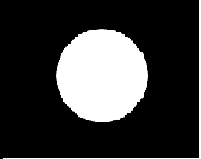
%> input picture cri_rec.png, 201 x 159 px
$ octave laplacian_filter.m   (GNU Octave 9; MATLAB toolbox functions it lacks are replaced by stand-ins)
%> lines starting %> are read from the running program, lines starting %| are printed output that depends on the picture; in (x1, y1, x2, y2) boxes, pixels count from 0 and x2, y2 are one past the last pixel; in counts of white or black regions, pixels touching at a corner belong together; the program's own positions count from 1
clc
clear all
close all
img_1=imread('cri_rec.png');
%> img_1 is the input picture: size 159x201x3 uint8; min 0, max 255, mean 57.4
subplot(221)
imshow(img_1);
img_2=im2bw(img_1);
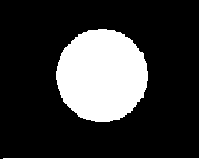
%> img_2: size 159x201 logical; 22.5% white; 2 white regions, box (x1, y1, x2, y2) and area: (56, 29, 148, 122) 6685, (3, 0, 201, 159) 514
subplot(222)
imshow(img_2);
[h,w,d]=size(img_2);
%> h = 159; w = 201; d = 1
img_3=img_2;
for i=2:h-1
   for j=2:w-1
       temp=-(img_2(i,j+1)+img_2(i,j-1)+img_2(i+1,j)+img_2(i+1,j))+4*img_2(i,j);
       if(temp<0)
           img_3(i,j)=0;
       elseif(temp>255)
           img_3(i,j)=255;
       else
           img_3(i,j)=temp;
       end
   end
end
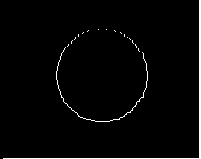
%> img_3: size 159x201 logical; 2.3% white; 18 white regions (16 under 20 px), largest, box (x1, y1, x2, y2) and area: (3, 0, 201, 159) 514, (56, 47, 148, 122) 196
subplot(223)
imshow(img_3);

% [16 lines of commented-out code are left out]
